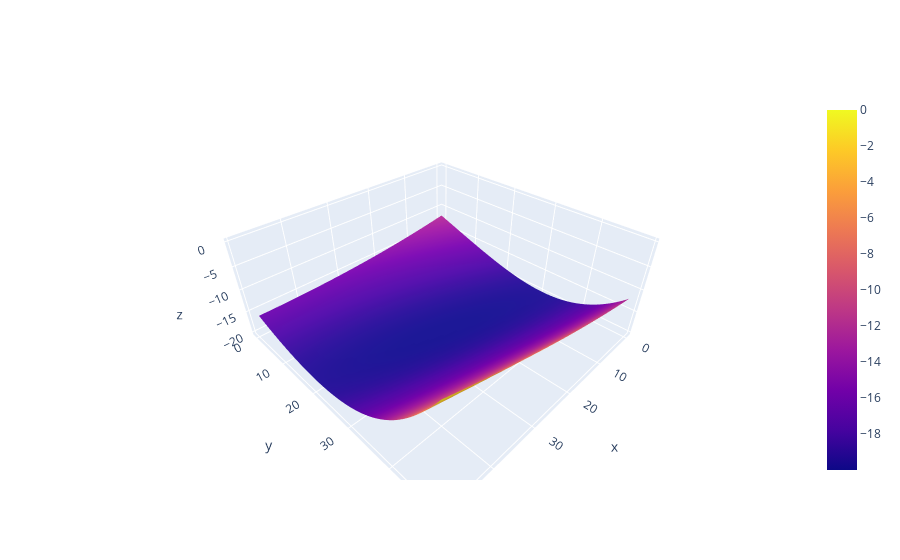

The notebook cell this image was saved under:
### Code cell
f = lambda x,y: x**4+ 2*x**2*y + y**2 - 4*x**2 - 8*x - 8*y
xrange = np.linspace(0,2,50)
yrange = np.linspace(2,4,50)

z1 = np.zeros((50,50))

for i in range(len(xrange)):
    for j in range(len(yrange)):
        z1[i][j] = f(xrange[i],yrange[j])


fig = go.Figure(data=[go.Surface(z=z1)])
fig.add_scatter3d(x = np.array([1]), y = np.array([3]), z = np.array([f(1,3)]), mode = 'markers')


fig.show()

### Figure 1 — Plotly figure (JSON) as saved in the notebook; plotly's stock layout.template omitted (floating-point values rounded to 4 significant figures; data arrays with more than 128 entries replaced by an {"elided": "..."} marker saying what was removed)
{"data": [{"type": "surface", "z": {"elided": "50x50 float values"}}, {"mode": "markers", "type": "scatter3d", "x": [1], "y": [3], "z": [-20]}], "layout": {}}
